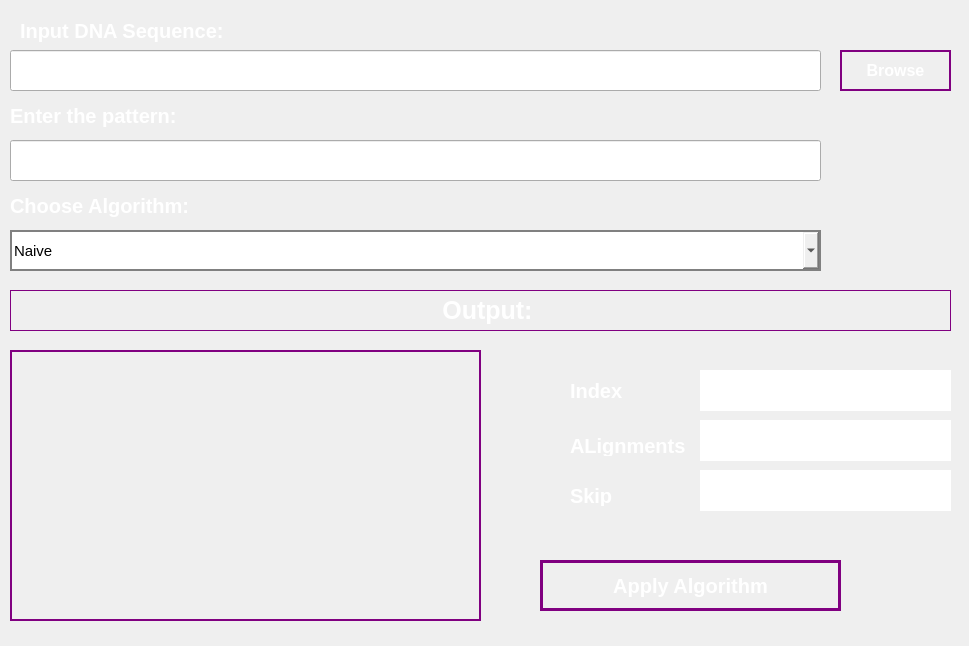
<?xml version="1.0" encoding="UTF-8"?>
<ui version="4.0">
 <class>dna_seaching</class>
 <widget class="QWidget" name="dna_seaching">
  <property name="geometry">
   <rect>
    <x>0</x>
    <y>0</y>
    <width>969</width>
    <height>646</height>
   </rect>
  </property>
  <property name="windowTitle">
   <string>DNA Searching Algorithms</string>
  </property>
  <property name="styleSheet">
   <string notr="true"/>
  </property>
  <widget class="QPushButton" name="btn_browse">
   <property name="geometry">
    <rect>
     <x>840</x>
     <y>50</y>
     <width>111</width>
     <height>41</height>
    </rect>
   </property>
   <property name="styleSheet">
    <string notr="true">color: white; font-size: 16px; font-weight: bold;  border: 2px solid purple; padding: 4px; background-image: url(5.jpg);</string>
   </property>
   <property name="text">
    <string>Browse</string>
   </property>
  </widget>
  <widget class="QLineEdit" name="ed_pattern">
   <property name="geometry">
    <rect>
     <x>10</x>
     <y>140</y>
     <width>811</width>
     <height>41</height>
    </rect>
   </property>
   <property name="styleSheet">
    <string notr="true"> font-size: 20px;
color:black;</string>
   </property>
  </widget>
  <widget class="QLabel" name="label_7">
   <property name="geometry">
    <rect>
     <x>560</x>
     <y>480</y>
     <width>101</width>
     <height>31</height>
    </rect>
   </property>
   <property name="styleSheet">
    <string notr="true">color: white; font-size: 20px; font-weight: bold;padding:5px;</string>
   </property>
   <property name="text">
    <string>Skip</string>
   </property>
  </widget>
  <widget class="QLineEdit" name="ed_text">
   <property name="geometry">
    <rect>
     <x>10</x>
     <y>50</y>
     <width>811</width>
     <height>41</height>
    </rect>
   </property>
   <property name="styleSheet">
    <string notr="true"> font-size: 20px;
color:black;</string>
   </property>
  </widget>
  <widget class="QLabel" name="label">
   <property name="geometry">
    <rect>
     <x>10</x>
     <y>10</y>
     <width>931</width>
     <height>41</height>
    </rect>
   </property>
   <property name="styleSheet">
    <string notr="true">color: white; font-size: 20px; font-weight: bold;padding:5px;</string>
   </property>
   <property name="text">
    <string>Input DNA Sequence:</string>
   </property>
  </widget>
  <widget class="QLabel" name="label_6">
   <property name="geometry">
    <rect>
     <x>560</x>
     <y>430</y>
     <width>131</width>
     <height>31</height>
    </rect>
   </property>
   <property name="styleSheet">
    <string notr="true">color: white; font-size: 20px; font-weight: bold;padding:5px;</string>
   </property>
   <property name="text">
    <string>ALignments</string>
   </property>
  </widget>
  <widget class="QLabel" name="lbl_outputt">
   <property name="geometry">
    <rect>
     <x>10</x>
     <y>350</y>
     <width>471</width>
     <height>271</height>
    </rect>
   </property>
   <property name="font">
    <font>
     <pointsize>-1</pointsize>
     <weight>75</weight>
     <bold>true</bold>
    </font>
   </property>
   <property name="styleSheet">
    <string notr="true">border: 2px solid purple;
color:white;
 font-size: 20px; font-weight: bold;background-image: url();</string>
   </property>
   <property name="text">
    <string/>
   </property>
   <property name="alignment">
    <set>Qt::AlignCenter</set>
   </property>
  </widget>
  <widget class="QLabel" name="label_3">
   <property name="geometry">
    <rect>
     <x>10</x>
     <y>100</y>
     <width>931</width>
     <height>31</height>
    </rect>
   </property>
   <property name="styleSheet">
    <string notr="true">color: white; font-size: 20px; font-weight: bold;background-image: url();</string>
   </property>
   <property name="text">
    <string>Enter the pattern:</string>
   </property>
  </widget>
  <widget class="QLabel" name="label_5">
   <property name="geometry">
    <rect>
     <x>560</x>
     <y>370</y>
     <width>101</width>
     <height>41</height>
    </rect>
   </property>
   <property name="styleSheet">
    <string notr="true">color: white; font-size: 20px; font-weight: bold;padding:5px;</string>
   </property>
   <property name="text">
    <string>Index</string>
   </property>
  </widget>
  <widget class="QLabel" name="lbl_idx">
   <property name="geometry">
    <rect>
     <x>700</x>
     <y>370</y>
     <width>251</width>
     <height>41</height>
    </rect>
   </property>
   <property name="styleSheet">
    <string notr="true">font: 11pt &quot;MS Shell Dlg 2&quot;;
color:black;
 background-color:white;</string>
   </property>
   <property name="text">
    <string/>
   </property>
  </widget>
  <widget class="QLabel" name="label_2">
   <property name="geometry">
    <rect>
     <x>10</x>
     <y>190</y>
     <width>931</width>
     <height>31</height>
    </rect>
   </property>
   <property name="styleSheet">
    <string notr="true">color: white; font-size: 20px; font-weight: bold;background-image: url();</string>
   </property>
   <property name="text">
    <string>Choose Algorithm:</string>
   </property>
  </widget>
  <widget class="QLabel" name="lbl_align">
   <property name="geometry">
    <rect>
     <x>700</x>
     <y>420</y>
     <width>251</width>
     <height>41</height>
    </rect>
   </property>
   <property name="styleSheet">
    <string notr="true">color:black;
font: 11pt &quot;MS Shell Dlg 2&quot;;
 background-color:white;</string>
   </property>
   <property name="text">
    <string/>
   </property>
  </widget>
  <widget class="QComboBox" name="cbox_algorithm">
   <property name="geometry">
    <rect>
     <x>10</x>
     <y>230</y>
     <width>811</width>
     <height>41</height>
    </rect>
   </property>
   <property name="styleSheet">
    <string notr="true">color: black; font-size: 15px; background-image: url(); border: 2px solid gray; padding: 2px;</string>
   </property>
   <item>
    <property name="text">
     <string>Naive</string>
    </property>
   </item>
   <item>
    <property name="text">
     <string>Boyer Moore</string>
    </property>
   </item>
   <item>
    <property name="text">
     <string>SuffixArray</string>
    </property>
   </item>
   <item>
    <property name="text">
     <string>K-Mer</string>
    </property>
   </item>
   <item>
    <property name="text">
     <string>KMP</string>
    </property>
   </item>
   <item>
    <property name="text">
     <string>approximate</string>
    </property>
   </item>
   <item>
    <property name="text">
     <string>DNA reverse</string>
    </property>
   </item>
   <item>
    <property name="text">
     <string>DNA Translation</string>
    </property>
   </item>
  </widget>
  <widget class="QLabel" name="label_4">
   <property name="geometry">
    <rect>
     <x>10</x>
     <y>290</y>
     <width>941</width>
     <height>41</height>
    </rect>
   </property>
   <property name="styleSheet">
    <string notr="true">color: white; font-size: 25px; font-weight: bold;padding:5px;
border: 1px solid purple;</string>
   </property>
   <property name="text">
    <string>  Output:</string>
   </property>
   <property name="alignment">
    <set>Qt::AlignCenter</set>
   </property>
  </widget>
  <widget class="QPushButton" name="btn_apply">
   <property name="geometry">
    <rect>
     <x>540</x>
     <y>560</y>
     <width>301</width>
     <height>51</height>
    </rect>
   </property>
   <property name="styleSheet">
    <string notr="true">color: white; font-size: 20px; font-weight: bold;  border: 3px solid purple; </string>
   </property>
   <property name="text">
    <string>Apply Algorithm</string>
   </property>
  </widget>
  <widget class="QLabel" name="lbl_skip">
   <property name="geometry">
    <rect>
     <x>700</x>
     <y>470</y>
     <width>251</width>
     <height>41</height>
    </rect>
   </property>
   <property name="styleSheet">
    <string notr="true">font: 11pt &quot;MS Shell Dlg 2&quot;;
color:black;
 background-color:white;</string>
   </property>
   <property name="text">
    <string/>
   </property>
  </widget>
 </widget>
 <resources/>
 <connections/>
</ui>
